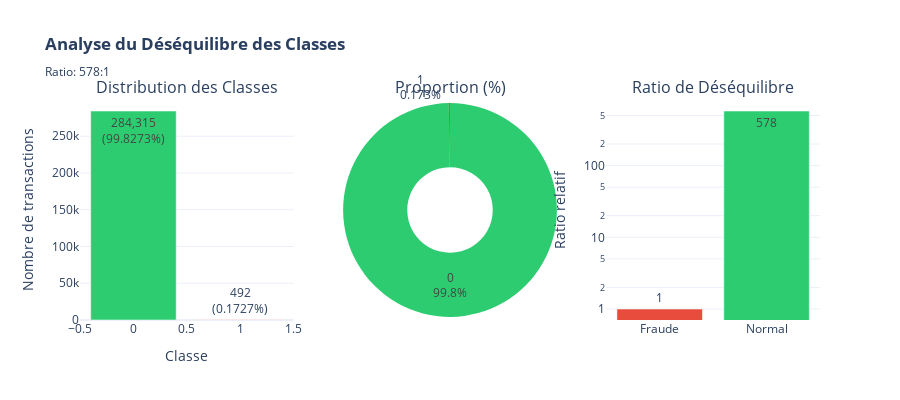

The notebook cell saved with this chart:
### Code cell
class_counts = df['Class'].value_counts().sort_index()
class_pct = (class_counts / class_counts.sum() * 100).round(4)

fig = make_subplots(
        rows=1, cols=3,
        subplot_titles=('Distribution des Classes', 
                       'Proportion (%)', 
                       'Ratio de Déséquilibre'),
        specs=[[{'type': 'bar'}, {'type': 'pie'}, {'type': 'bar'}]]
    )
    
    # 1. Bar chart avec comptages
fig.add_trace(
    go.Bar(
        x=class_counts.index,
        y=class_counts.values,
        text=[f'{v:,}<br>({class_pct[k]:.4f}%)' for k, v in class_counts.items()],
        textposition='auto',
        marker_color=['#2ecc71', '#e74c3c'],
        name='Comptage',
        hovertemplate='<b>%{x}</b><br>Transactions: %{y:,}<extra></extra>'
    ),
    row=1, col=1
)
    
    # 2. Pie chart
fig.add_trace(
    go.Pie(
        labels=class_counts.index,
        values=class_counts.values,
        marker_colors=['#2ecc71', '#e74c3c'],
        hole=0.4,
        textinfo='label+percent',
        hovertemplate='<b>%{label}</b><br>Transactions: %{value:,}<br>Pourcentage: %{percent}<extra></extra>'
    ),
    row=1, col=2
)
    
    # 3. Ratio visualization
ratio = class_counts[0] / class_counts[1]
fig.add_trace(
    go.Bar(
        x=['Fraude', 'Normal'],
        y=[1, ratio],
        text=[f'1', f'{ratio:.0f}'],
        textposition='auto',
        marker_color=['#e74c3c', '#2ecc71'],
        name='Ratio',
        hovertemplate='<b>%{x}</b><br>Ratio: %{y:.2f}<extra></extra>'
    ),
    row=1, col=3
)
    
fig.update_xaxes(title_text="Classe", row=1, col=1)
fig.update_yaxes(title_text="Nombre de transactions", row=1, col=1)
fig.update_yaxes(title_text="Ratio relatif", type="log", row=1, col=3)
    
fig.update_layout(
    title_text=f"<b>Analyse du Déséquilibre des Classes</b><br><sub>Ratio: {ratio:.0f}:1</sub>",
    height=400,
    showlegend=False,
    template='plotly_white'
)

### Figure 1 — Plotly figure (JSON) as saved in the notebook; plotly's stock layout.template omitted (floating-point values rounded to 4 significant figures)
{"data": [{"hovertemplate": "<b>%{x}</b><br>Transactions: %{y:,}<extra></extra>", "marker": {"color": ["#2ecc71", "#e74c3c"]}, "name": "Comptage", "text": ["284,315<br>(99.8273%)", "492<br>(0.1727%)"], "textposition": "auto", "type": "bar", "x": [0, 1], "xaxis": "x", "y": [284315, 492], "yaxis": "y"}, {"domain": {"x": [0.3556, 0.6444], "y": [0, 1]}, "hole": 0.4, "hovertemplate": "<b>%{label}</b><br>Transactions: %{value:,}<br>Pourcentage: %{percent}<extra></extra>", "labels": [0, 1], "marker": {"colors": ["#2ecc71", "#e74c3c"]}, "textinfo": "label+percent", "type": "pie", "values": [284315, 492]}, {"hovertemplate": "<b>%{x}</b><br>Ratio: %{y:.2f}<extra></extra>", "marker": {"color": ["#e74c3c", "#2ecc71"]}, "name": "Ratio", "text": ["1", "578"], "textposition": "auto", "type": "bar", "x": ["Fraude", "Normal"], "xaxis": "x2", "y": [1, 577.9], "yaxis": "y2"}], "layout": {"annotations": [{"font": {"size": 16}, "showarrow": false, "text": "Distribution des Classes", "x": 0.1444, "xanchor": "center", "xref": "paper", "y": 1, "yanchor": "bottom", "yref": "paper"}, {"font": {"size": 16}, "showarrow": false, "text": "Proportion (%)", "x": 0.5, "xanchor": "center", "xref": "paper", "y": 1, "yanchor": "bottom", "yref": "paper"}, {"font": {"size": 16}, "showarrow": false, "text": "Ratio de Déséquilibre", "x": 0.8556, "xanchor": "center", "xref": "paper", "y": 1, "yanchor": "bottom", "yref": "paper"}], "height": 400, "showlegend": false, "title": {"text": "<b>Analyse du Déséquilibre des Classes</b><br><sub>Ratio: 578:1</sub>"}, "xaxis": {"anchor": "y", "domain": [0, 0.2889], "title": {"text": "Classe"}}, "xaxis2": {"anchor": "y2", "domain": [0.7111, 1]}, "yaxis": {"anchor": "x", "domain": [0, 1], "title": {"text": "Nombre de transactions"}}, "yaxis2": {"anchor": "x2", "domain": [0, 1], "title": {"text": "Ratio relatif"}, "type": "log"}}}
